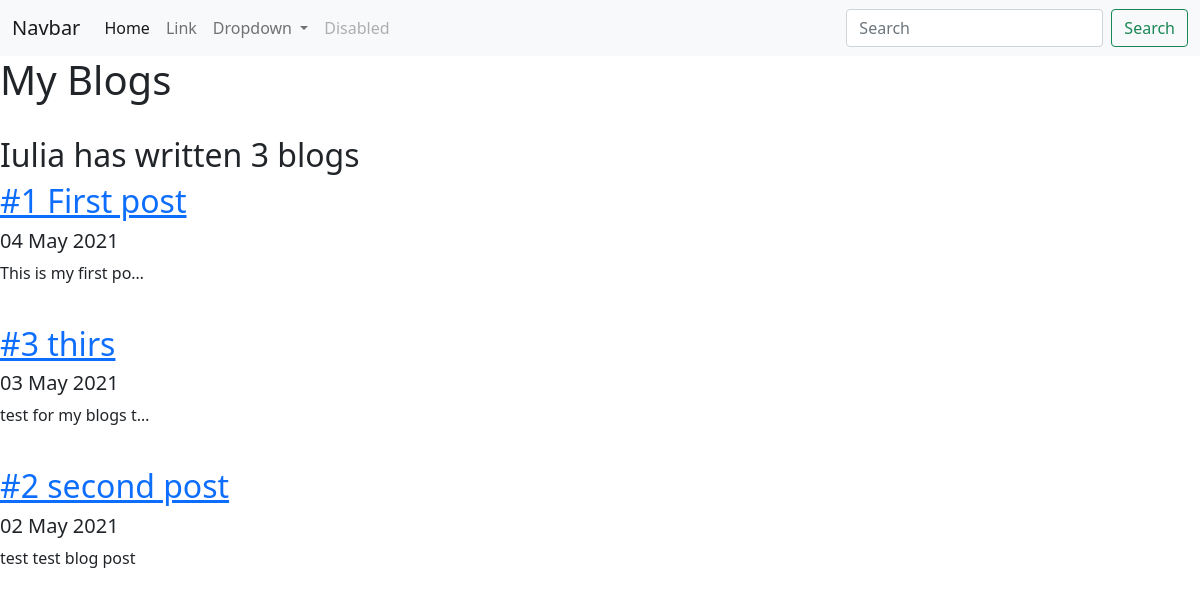
Screenshot of /blog/ with the database file from the repository.
### blog/models.py (models this page shows, shortened)
class Blog(models.Model):
    title = models.CharField(max_length=200)
    content = models.TextField()
    data = models.DateField()

### blog/views.py (the view)
# urls.py: path('', views.all_blogs, name='all_blogs'),
def all_blogs(request):
    blogs = Blog.objects.order_by('-data')#[:2]
    return render(request, 'blog/all_blogs.html', {'blogs':blogs})

### blog/templates/blog/all_blogs.html
{% extends 'portofolio/base.html'%}
{% block content %}
<h1>My Blogs</h1>
<br>
<h2>Iulia has written {{blogs.count}} blogs</h2>
{% for blog in blogs %}
<a href="{% url 'blog:detail' blog.id %}"><h2>{{blog.title}}</h2></a>
<h5>{{blog.data|date:'d M Y' }}</h5>
<p>{{blog.content|truncatechars:20}}</p>
<br>
{% endfor %}
{% endblock %}

### portofolio/templates/portofolio/base.html (shortened to what this page needs)
<!doctype html>
<html lang="en">
  <head>
    <link href="https://cdn.jsdelivr.net/npm/bootstrap@5.0.0-beta3/dist/css/bootstrap.min.css" rel="stylesheet">
  </head>
  <body>
    <nav class="navbar navbar-expand-lg navbar-light bg-light">
        <div class="container-fluid">
          <a class="navbar-brand" href="#">Navbar</a>
          <div class="collapse navbar-collapse" id="navbarSupportedContent">
            <ul class="navbar-nav me-auto mb-2 mb-lg-0">
              <li class="nav-item">
                <a class="nav-link active" aria-current="page" href="#">Home</a>
              </li>
              <li class="nav-item">
                <a class="nav-link" href="#">Link</a>
              </li>
              <li class="nav-item dropdown">
                <a class="nav-link dropdown-toggle" href="#" id="navbarDropdown" role="button" data-bs-toggle="dropdown" aria-expanded="false">
                  Dropdown
                </a>
              </li>
              <li class="nav-item">
                <a class="nav-link disabled" href="#" tabindex="-1" aria-disabled="true">Disabled</a>
              </li>
            </ul>
            <form class="d-flex">
              <input class="form-control me-2" type="search" placeholder="Search" aria-label="Search">
              <button class="btn btn-outline-success" type="submit">Search</button>
            </form>
          </div>
        </div>
      </nav>
{% block content %}{% endblock %}
  </body>
</html>

### rows the page displays
Blog: title "#1 First post", data "04 May 2021", content "This is my first po…"
Blog: title "#3 thirs", data "03 May 2021", content "test for my blogs t…"
Blog: title "#2 second post", data "02 May 2021", content "test test blog post"

### other values shown
{{ blogs.count }} "3"
